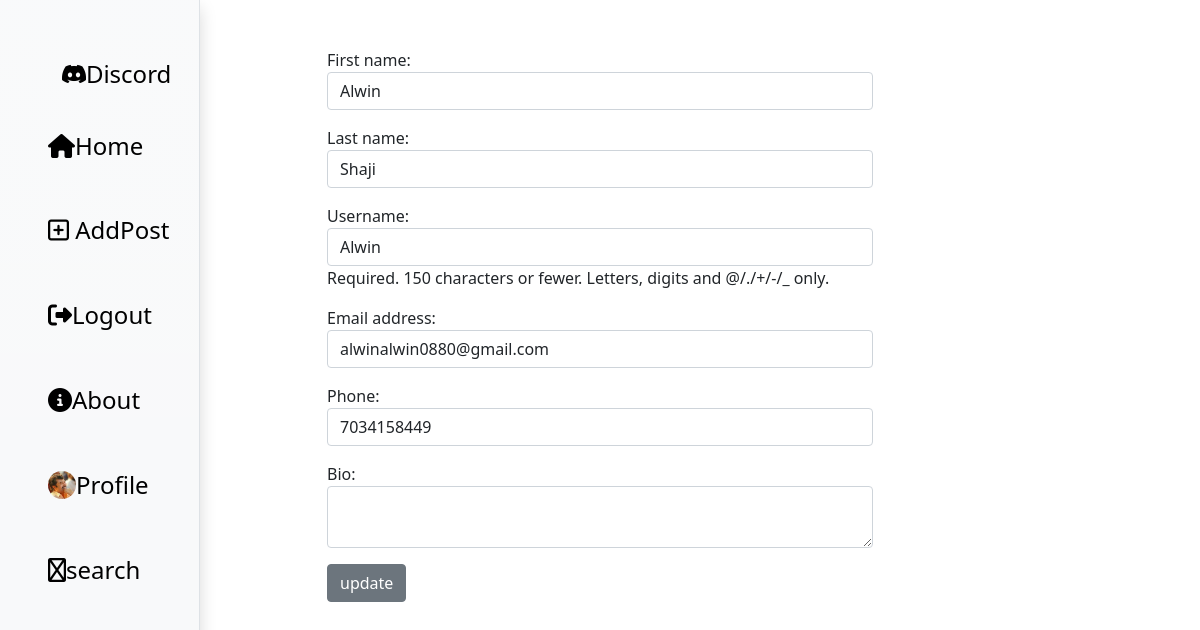
The page /update/2 (signed in) on the database its author committed.
### social/models.py (models this page shows)
class MyUser(AbstractUser):
    phone=models.CharField(max_length=20)
    profile_pic=models.ImageField(null=True,upload_to='profilepics',blank=True)
    Bio=models.CharField(null=True,blank=True,max_length=300)

### social/views.py (the view)
# urls.py: path('update/<int:id>',views.ProfileUpdateView.as_view(),name='update'),
@method_decorator(signin_reqired,name='dispatch')
class ProfileUpdateView(UpdateView):
    model=MyUser
    template_name="profile-update.html"
    form_class=ProfileUpdateForm
    pk_url_kwarg="id"
    success_url=reverse_lazy('myprofile')

### social/forms.py
class ProfileUpdateForm(forms.ModelForm):
    class Meta:
        model=MyUser
        fields=['first_name','last_name','username','email',
        'phone','Bio']
        widgets={
            "first_name":forms.TextInput(attrs={'class':'form-control'}),
            "last_name":forms.TextInput(attrs={'class':'form-control'}),
            "username":forms.TextInput(attrs={'class':'form-control'}),
            "email":forms.EmailInput(attrs={'class':'form-control'}),
            "phone":forms.NumberInput(attrs={'class':'form-control'}),
            "Bio":forms.Textarea(attrs={'class':'form-control','rows':'2'})
        }

### social/views.py (called while the page is built)
def signin_reqired(fn):
    def wrapper(request,*args,**kwargs):
        if not request.user.is_authenticated:
            return redirect("signin")
        else:
            return fn(request,*args,**kwargs)
    return wrapper

### social/templates/profile-update.html (shortened to what this page needs)
{%extends 'base.html'%}
{%block body_block%}
<div class="container">
    <div class="row">
        <div class="col-3"></div>
        <div class="col-6">
            <form action="" method="post" class="mt-5">
                {{form.as_p}}
                <input type="submit" value="update" class="btn btn-secondary">
            </form>
        </div>
        <div class="col-3"></div>
    </div>
</div>
{%endblock%}

### social/templates/base.html (shortened to what this page needs)
<!DOCTYPE html>
{%load static%}
<html lang="en">
<head>
    <link href="{%static 'css/styles.css'%}" rel="stylesheet" />
    <link rel="stylesheet" href="https://cdnjs.cloudflare.com/ajax/libs/font-awesome/6.2.0/css/all.min.css"
 />
    <link rel="stylesheet" href="https://cdn.jsdelivr.net/npm/bootstrap-icons@1.9.1/font/bootstrap-icons.css">
</head>
<body>
    <div class="container">
        <div class="row">
            <div class="col-2 fixed-top  d-none d-lg-block ps-5 border-end bg-light bg-gradient shadow" style="padding-top: 5%; height: -webkit-fill-available;">
                <ul class="navbar-nav m-auto">
                    <li style="margin-bottom: 25%; margin-left: 10%;">
                        <a class="" href="{%url 'index'%}">
                            <h4> <i class="bi bi-discord"></i>Discord</i>
                        </a></h4>
                    </li>
                    <li class="mb-5"><a class="" href="{%url 'index'%}">
                            <h4><i class="fa-solid fa-house "> </i>Home</h4>
                        </a></li>
                    <li class="mb-5"><a class="" href="{%url 'addpost'%}">
                            <h4><i class="fa-regular fa-square-plus"></i> AddPost </h4>
                        </a></li>
                    <li class="mb-5"><a class="" href="{%url 'logout'%}">
                            <h4><i class="fa-solid fa-right-from-bracket"></i>Logout</h4>
                        </a></li>
                    <li class="mb-5"><a class="" href="#">
                            <h4><i class="fa-solid fa-circle-info"></i>About</h4>
                        </a></li>
                    <li class="mb-5"><a class="d-flex" href="{%url 'myprofile'%}">
                            {%if request.user.profile_pic%}
                            <img src="{{request.user.profile_pic.url}}" alt="" class="rounded-circle"
                                style="width: 28px; height: 28px;">
                            {%endif%}
                            <h4></i>Profile</h4>
                        </a></li>
                    <li class="mb-5"><a class="" href="{%url 'explore'%}">
                            <h4><i class="fa-regular fa-circle-info"></i>search</h4>
                        </a></li>
                </ul>
            </div>
        </div>
    </div>
    <div class="container">
        <div class="row">
            {%block body_block%}
            {%endblock%}
        </div>
    </div>
</body>
</html>

### social/templates/base.html (style rules this page uses)
a { color: black; text-decoration: none; }

### rows shown on the page
MyUser: user.profile_pic (picture)
MyUser: first_name "Alwin", last_name "Shaji", username "Alwin", email "alwinalwin0880@gmail.com", phone "7034158449"
